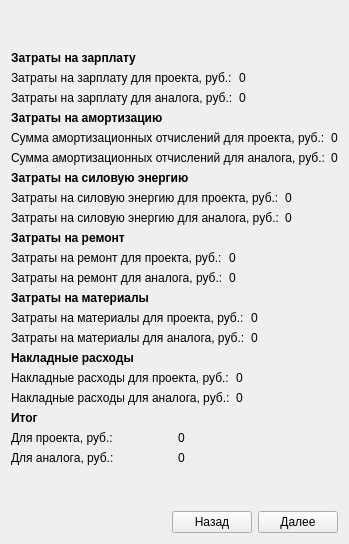
      <widget class="QWidget" name="tab_26">
       <attribute name="title">
        <string>Эксплуат.3</string>
       </attribute>
       <layout class="QVBoxLayout" name="verticalLayout_25">
        <item>
         <spacer name="verticalSpacer_18">
          <property name="orientation">
           <enum>Qt::Vertical</enum>
          </property>
          <property name="sizeHint" stdset="0">
           <size>
            <width>20</width>
            <height>40</height>
           </size>
          </property>
         </spacer>
        </item>
        <item>
         <widget class="QLabel" name="label_87">
          <property name="font">
           <font>
            <weight>75</weight>
            <bold>true</bold>
           </font>
          </property>
          <property name="text">
           <string>Затраты на зарплату</string>
          </property>
         </widget>
        </item>
        <item>
         <layout class="QGridLayout" name="gridLayout_9">
          <item row="1" column="0">
           <widget class="QLabel" name="label_81">
            <property name="text">
             <string>Затраты на зарплату для аналога, руб.:</string>
            </property>
           </widget>
          </item>
          <item row="0" column="0">
           <widget class="QLabel" name="label_82">
            <property name="text">
             <string>Затраты на зарплату для проекта, руб.:</string>
            </property>
           </widget>
          </item>
          <item row="0" column="1">
           <widget class="QLabel" name="label_83">
            <property name="text">
             <string>0</string>
            </property>
           </widget>
          </item>
          <item row="1" column="1">
           <widget class="QLabel" name="label_84">
            <property name="text">
             <string>0</string>
            </property>
           </widget>
          </item>
         </layout>
        </item>
        <item>
         <widget class="QLabel" name="label_64">
          <property name="font">
           <font>
            <weight>75</weight>
            <bold>true</bold>
           </font>
          </property>
          <property name="text">
           <string>Затраты на амортизацию</string>
          </property>
         </widget>
        </item>
        <item>
         <layout class="QGridLayout" name="gridLayout_2">
          <item row="1" column="0">
           <widget class="QLabel" name="label_55">
            <property name="text">
             <string>Сумма амортизационных отчислений для аналога, руб.:</string>
            </property>
           </widget>
          </item>
          <item row="0" column="0">
           <widget class="QLabel" name="label_54">
            <property name="text">
             <string>Сумма амортизационных отчислений для проекта, руб.:</string>
            </property>
           </widget>
          </item>
          <item row="0" column="1">
           <widget class="QLabel" name="label_57">
            <property name="text">
             <string>0</string>
            </property>
           </widget>
          </item>
          <item row="1" column="1">
           <widget class="QLabel" name="label_56">
            <property name="text">
             <string>0</string>
            </property>
           </widget>
          </item>
         </layout>
        </item>
        <item>
         <widget class="QLabel" name="label_53">
          <property name="font">
           <font>
            <weight>75</weight>
            <bold>true</bold>
           </font>
          </property>
          <property name="text">
           <string>Затраты на силовую энергию</string>
          </property>
         </widget>
        </item>
        <item>
         <layout class="QGridLayout" name="gridLayout_3">
          <item row="0" column="0">
           <widget class="QLabel" name="label_60">
            <property name="text">
             <string>Затраты на силовую энергию для проекта, руб.:</string>
            </property>
           </widget>
          </item>
          <item row="1" column="0">
           <widget class="QLabel" name="label_61">
            <property name="text">
             <string>Затраты на силовую энергию для аналога, руб.:</string>
            </property>
           </widget>
          </item>
          <item row="0" column="1">
           <widget class="QLabel" name="label_62">
            <property name="text">
             <string>0</string>
            </property>
           </widget>
          </item>
          <item row="1" column="1">
           <widget class="QLabel" name="label_63">
            <property name="text">
             <string>0</string>
            </property>
           </widget>
          </item>
         </layout>
        </item>
        <item>
         <widget class="QLabel" name="label_70">
          <property name="font">
           <font>
            <weight>75</weight>
            <bold>true</bold>
           </font>
          </property>
          <property name="text">
           <string>Затраты на ремонт</string>
          </property>
         </widget>
        </item>
        <item>
         <layout class="QGridLayout" name="gridLayout_5">
          <item row="0" column="0">
           <widget class="QLabel" name="label_66">
            <property name="text">
             <string>Затраты на ремонт для проекта, руб.:</string>
            </property>
           </widget>
          </item>
          <item row="1" column="0">
           <widget class="QLabel" name="label_67">
            <property name="text">
             <string>Затраты на ремонт для аналога, руб.:</string>
            </property>
           </widget>
          </item>
          <item row="0" column="1">
           <widget class="QLabel" name="label_68">
            <property name="text">
             <string>0</string>
            </property>
           </widget>
          </item>
          <item row="1" column="1">
           <widget class="QLabel" name="label_69">
            <property name="text">
             <string>0</string>
            </property>
           </widget>
          </item>
         </layout>
        </item>
        <item>
         <widget class="QLabel" name="label_75">
          <property name="font">
           <font>
            <weight>75</weight>
            <bold>true</bold>
           </font>
          </property>
          <property name="text">
           <string>Затраты на материалы</string>
          </property>
         </widget>
        </item>
        <item>
         <layout class="QGridLayout" name="gridLayout_6">
          <item row="0" column="0">
           <widget class="QLabel" name="label_71">
            <property name="text">
             <string>Затраты на материалы для проекта, руб.:</string>
            </property>
           </widget>
          </item>
          <item row="1" column="0">
           <widget class="QLabel" name="label_72">
            <property name="text">
             <string>Затраты на материалы для аналога, руб.:</string>
            </property>
           </widget>
          </item>
          <item row="0" column="1">
           <widget class="QLabel" name="label_73">
            <property name="text">
             <string>0</string>
            </property>
           </widget>
          </item>
          <item row="1" column="1">
           <widget class="QLabel" name="label_74">
            <property name="text">
             <string>0</string>
            </property>
           </widget>
          </item>
         </layout>
        </item>
        <item>
         <widget class="QLabel" name="label_80">
          <property name="font">
           <font>
            <weight>75</weight>
            <bold>true</bold>
           </font>
          </property>
          <property name="text">
           <string>Накладные расходы</string>
          </property>
         </widget>
        </item>
        <item>
         <layout class="QGridLayout" name="gridLayout_8">
          <item row="0" column="0">
           <widget class="QLabel" name="label_76">
            <property name="text">
             <string>Накладные расходы для проекта, руб.:</string>
            </property>
           </widget>
          </item>
          <item row="1" column="0">
           <widget class="QLabel" name="label_77">
            <property name="text">
             <string>Накладные расходы для аналога, руб.:</string>
            </property>
           </widget>
          </item>
          <item row="0" column="1">
           <widget class="QLabel" name="label_78">
            <property name="text">
             <string>0</string>
            </property>
           </widget>
          </item>
          <item row="1" column="1">
           <widget class="QLabel" name="label_79">
            <property name="text">
             <string>0</string>
            </property>
           </widget>
          </item>
         </layout>
        </item>
        <item>
         <widget class="QLabel" name="label_92">
          <property name="font">
           <font>
            <weight>75</weight>
            <bold>true</bold>
           </font>
          </property>
          <property name="text">
           <string>Итог</string>
          </property>
         </widget>
        </item>
        <item>
         <layout class="QGridLayout" name="gridLayout_10">
          <item row="0" column="0">
           <widget class="QLabel" name="label_88">
            <property name="text">
             <string>Для проекта, руб.:</string>
            </property>
           </widget>
          </item>
          <item row="1" column="0">
           <widget class="QLabel" name="label_89">
            <property name="text">
             <string>Для аналога, руб.:</string>
            </property>
           </widget>
          </item>
          <item row="0" column="1">
           <widget class="QLabel" name="label_90">
            <property name="text">
             <string>0</string>
            </property>
           </widget>
          </item>
          <item row="1" column="1">
           <widget class="QLabel" name="label_91">
            <property name="text">
             <string>0</string>
            </property>
           </widget>
          </item>
         </layout>
        </item>
        <item>
         <spacer name="verticalSpacer_19">
          <property name="orientation">
           <enum>Qt::Vertical</enum>
          </property>
          <property name="sizeHint" stdset="0">
           <size>
            <width>20</width>
            <height>40</height>
           </size>
          </property>
         </spacer>
        </item>
        <item>
         <layout class="QHBoxLayout" name="horizontalLayout_50">
          <item>
           <spacer name="horizontalSpacer_46">
            <property name="orientation">
             <enum>Qt::Horizontal</enum>
            </property>
            <property name="sizeHint" stdset="0">
             <size>
              <width>40</width>
              <height>20</height>
             </size>
            </property>
           </spacer>
          </item>
          <item>
           <widget class="QPushButton" name="pushButton_68">
            <property name="text">
             <string>Назад</string>
            </property>
           </widget>
          </item>
          <item>
           <widget class="QPushButton" name="pushButton_69">
            <property name="text">
             <string>Далее</string>
            </property>
           </widget>
          </item>
         </layout>
        </item>
       </layout>
      </widget>
